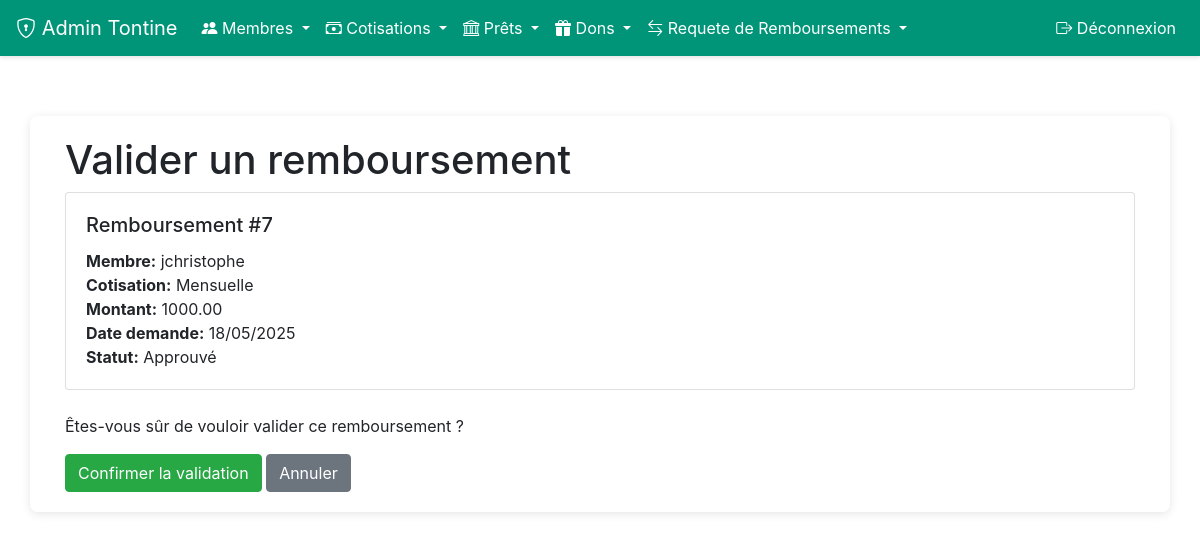
The page /admin-tontine/remboursements/7/valider/ (signed in) on the database its author committed.
### application/models.py (models this page shows, shortened)
class Remboursement(models.Model):
    STATUTS = [
        ('P', 'En attente'),
        ('A', 'Approuvé'),
        ('R', 'Rejeté')
    ]
    TYPE_REMBOURSEMENT = [
        ('COT', 'Cotisation'),
        ('PRET', 'Prêt')
    ]
    membre = models.ForeignKey(User, on_delete=models.CASCADE)
    cotisation = models.ForeignKey(Cotisation, on_delete=models.SET_NULL, null=True, blank=True)
    pret = models.ForeignKey(Pret, on_delete=models.SET_NULL, null=True, blank=True)
    montant = models.DecimalField(max_digits=10, decimal_places=2)
    date_demande = models.DateField(auto_now_add=True)
    date_validation = models.DateField(null=True, blank=True)
    statut = models.CharField(max_length=1, choices=STATUTS, default='P')
    type_remboursement = models.CharField(max_length=4, choices=TYPE_REMBOURSEMENT, default='COT')
    commentaire = models.TextField(blank=True, null=True)

class Cotisation(models.Model):
    FREQUENCES = [
        ('H', 'Hebdomadaire'),
        ('M', 'Mensuelle'),
        ('T', 'Trimestrielle'),
        ('A', 'Annuelle')
    ]
    STATUTS = [
        ('ATT', 'En attente'),
        ('VAL', 'Validé'),
        ('REF', 'Refusé')
    ]
    membre = models.ForeignKey(User, on_delete=models.CASCADE)
    nom_tontine = models.CharField(max_length=100, default='')
    montant = models.DecimalField(max_digits=10, decimal_places=2)
    frequence = models.CharField(max_length=1, choices=FREQUENCES)
    date_debut = models.DateField(default=timezone.now)
    est_active = models.BooleanField(default=True)
    date_paiement = models.DateTimeField(null=True, blank=True)
    methode_paiement = models.CharField(max_length=10, blank=True, null=True)
    statut = models.CharField(max_length=3, choices=STATUTS, default='ATT')

### application/views.py (the view)
# urls.py: path('admin-tontine/remboursements/<int:remboursement_id>/valider/', views.admin_valider_remboursement, name='admin_valider_remboursement'),
@login_required
@user_passes_test(is_tontine_admin)
def admin_valider_remboursement(request, remboursement_id):
    remboursement = get_object_or_404(Remboursement, id=remboursement_id)
    if request.method == 'POST':
        remboursement.statut = 'A'
        remboursement.save()
        messages.success(request, 'Remboursement approuvé avec succès.')
        return redirect('application:admin_liste_remboursements')
    return render(request, 'admin_tontine/valider_remboursement.html', {'remboursement': remboursement})

### application/views.py (called while the page is built)
def is_tontine_admin(user):
    return hasattr(user, 'profile') and user.profile.is_tontine_admin

### application/templates/admin_tontine/valider_remboursement.html (shortened to what this page needs)
{% extends 'bas.html' %}
{% block content %}
<div class="container">
    <h1>Valider un remboursement</h1>
    <div class="card mb-4">
        <div class="card-body">
            <h5 class="card-title">Remboursement #{{ remboursement.id }}</h5>
            <p class="card-text">
                <strong>Membre:</strong> {{ remboursement.membre.username }}<br>
                <strong>Cotisation:</strong> {{ remboursement.cotisation.get_frequence_display }}<br>
                <strong>Montant:</strong> {{ remboursement.montant }}<br>
                <strong>Date demande:</strong> {{ remboursement.date_demande|date:"d/m/Y" }}<br>
                <strong>Statut:</strong> {{ remboursement.get_statut_display }}
            </p>
        </div>
    </div>
    <form method="post">
        <p>Êtes-vous sûr de vouloir valider ce remboursement ?</p>
        <button type="submit" class="btn btn-success">Confirmer la validation</button>
        <a href="{% url 'application:admin_liste_remboursements' %}" class="btn btn-secondary">Annuler</a>
    </form>
</div>
{% endblock %}

### application/templates/bas.html (style rules this page uses)
body { margin: 0; padding: 0; background-image: url('https://previews.123rf.com/images/pongmoji/pongmoji1502/pongmoji150200021/36435872-fond-d-%C3%A9cran-int%C3%A9rieur-blanc-la-couleur-de-fond-texture.jpg'); background-size: cover; background-repeat: no-repeat; background-position: center; min-height: 100vh; }

### rows shown on the page
Remboursement: id "7", membre.username "jchristophe", cotisation.frequence "Mensuelle", montant "1000.00", date_demande "18/05/2025", statut "Approuvé"
